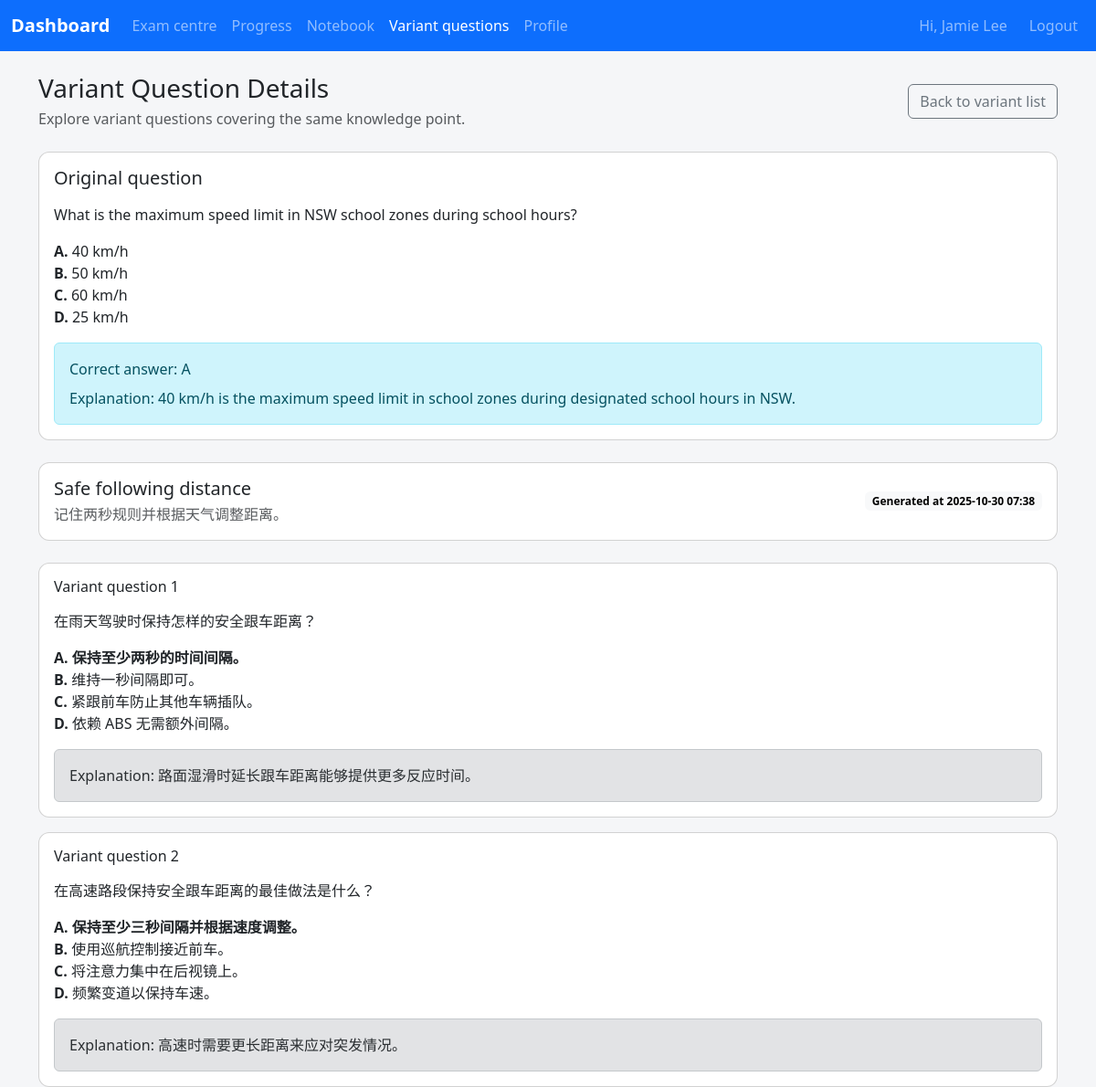
The page /student/variant?group=1 (signed in) on the database as committed earlier.
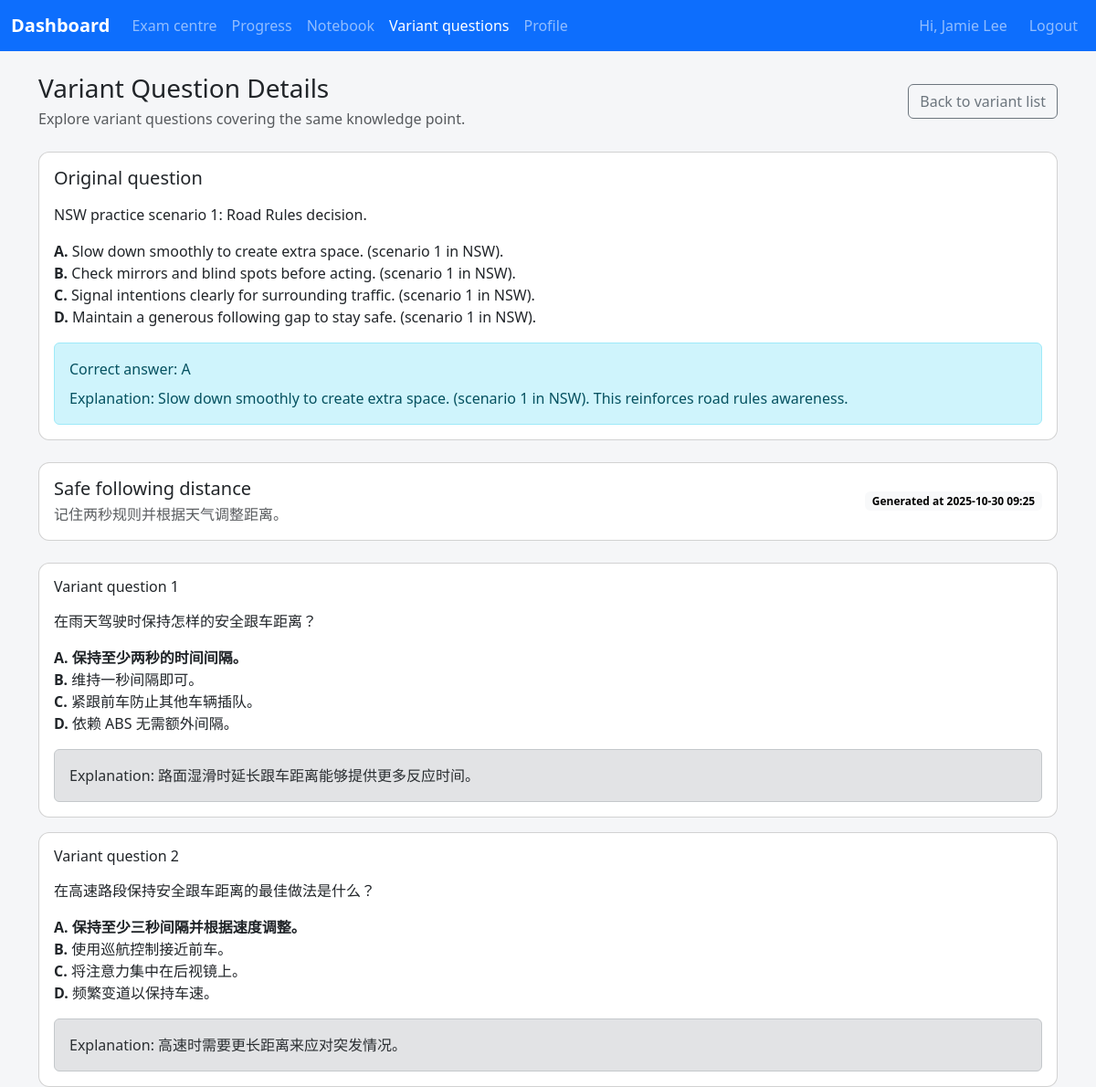
The same page on the database as committed later.
### app/models.py (models this page shows)
class Question(db.Model):
    __tablename__ = "questions"
    id = db.Column(db.Integer, primary_key=True)
    qid = db.Column(db.String(50), nullable=False)
    prompt = db.Column(db.Text, nullable=False)
    language = db.Column(db.String(20), nullable=False, default="ENGLISH")
    state_scope = db.Column(db.String(10), nullable=False, default="ALL")
    topic = db.Column(db.String(120), nullable=False, default="general")
    option_a = db.Column(db.String(255), nullable=False, default="Option A")
    option_b = db.Column(db.String(255), nullable=False, default="Option B")
    option_c = db.Column(db.String(255), nullable=False, default="Option C")
    option_d = db.Column(db.String(255), nullable=False, default="Option D")
    correct_option = db.Column(db.String(1), nullable=False, default="A")
    explanation = db.Column(db.Text, nullable=False, default="")
    image_url = db.Column(db.String(500))
    __table_args__ = (
        UniqueConstraint(
            "qid", "state_scope", "language", name="uq_question_qid_state_language"
        ),
    )

class VariantQuestionGroup(db.Model):
    __tablename__ = "variant_question_groups"
    id = db.Column(db.Integer, primary_key=True)
    student_id = db.Column(db.Integer, db.ForeignKey("students.id"), nullable=False)
    base_question_id = db.Column(db.Integer, db.ForeignKey("questions.id"), nullable=False)
    knowledge_point_name = db.Column(db.String(255), nullable=False)
    knowledge_point_summary = db.Column(db.Text, nullable=False)
    created_at = db.Column(db.DateTime, default=datetime.utcnow, nullable=False)
    student = db.relationship("Student", back_populates="variant_groups")
    base_question = db.relationship("Question")
    variants = db.relationship(
        "VariantQuestion", back_populates="group", cascade="all, delete-orphan"
    )

### app/student/routes.py (the view, shortened to what this page needs)
@student_bp.route("/variant")
@login_required
def variant():
    student = _current_student()
    if not student:
        return _redirect_non_students()
    raw_question_id = request.args.get("question")
    raw_group_id = request.args.get("group")
    question_id = None  # Question identifier extracted from the query string
    group_id = None  # Variant group identifier extracted from the query string
    try:
        question_id = int(raw_question_id) if raw_question_id else None
    except (TypeError, ValueError):
        question_id = None
    try:
        group_id = int(raw_group_id) if raw_group_id else None
    except (TypeError, ValueError):
        group_id = None
    if not question_id and not group_id:
        flash(_t("Select a question to generate variants."), "warning")
        return redirect(url_for("student.variant_list"))
    group = None  # VariantQuestionGroup to display on the page
    base_question = None  # Underlying question associated with the group
    generation_mode = False  # Flag indicating whether the page should show the form
    if group_id:
        group = (
            VariantQuestionGroup.query.options(
                joinedload(VariantQuestionGroup.base_question),
                joinedload(VariantQuestionGroup.variants),
            )
            .filter_by(id=group_id, student_id=student.id)
            .first()
        )
        if not group:
            flash(_t("We could not find that variant set."), "danger")
            return redirect(url_for("student.variant_list"))
        base_question = group.base_question
    variant_records: list[VariantQuestion] = []  # Variants to display beneath the question
    if group and not generation_mode:
        variant_records = sorted(
            (
                variant
                for variant in group.variants
                if variant.student_id == student.id
            ),
            key=lambda item: item.created_at,
        )  # Ensure variants render chronologically and are scoped to the student
    return render_template(
        "student/variant.html",
        base_question=base_question,
        group=group,
        variants=variant_records,
        generation_mode=generation_mode,
        variant_min_count=VARIANT_MIN_COUNT,
        variant_max_count=VARIANT_MAX_COUNT,
        variant_default_count=VARIANT_DEFAULT_COUNT,
    )

### app/coach/routes.py (called while the page is built, shortened)
@coach_bp.before_app_request
def _restrict_student_portal_access():
    if request.blueprint != "coach":
        return None

### app/i18n.py (called while the page is built)
def normalise_language_code(language: str | None) -> str | None:
    if not language:
        return None
    code = language.strip().upper()
    if code in SUPPORTED_LANGUAGES:
        return code
    return None

def ensure_language_code(language: str | None) -> str:
    normalised = normalise_language_code(language)
    return normalised or DEFAULT_LANGUAGE

def translate_text(text: str, language: str, **format_values: str) -> str:
    catalogue = TRANSLATIONS.get(language, {})
    translated = catalogue.get(text, text)
    if format_values:
        try:
            return translated.format(**format_values)
        except (KeyError, IndexError):
            return translated
    return translated

### app/models.py (called while the page is built)
    @property
    def is_student(self) -> bool:
        return True

### app/student/routes.py (called while the page is built)
def _current_student() -> Student | None:
    if not current_user.is_authenticated:
        return None
    student = current_user._get_current_object()
    if isinstance(student, Student):
        return student
    return None

### app/templates/student/variant.html (shortened to what the changed rows need)
{% extends "base.html" %}
{% block content %}
<div class="d-flex flex-column flex-lg-row align-items-lg-center justify-content-between gap-3 mb-4">
  <div>
    <h1 class="h3 mb-1">{{ _('Variant Question Details') }}</h1>
  </div>
</div>
{% if not base_question %}
<div class="alert alert-warning" role="alert">{{ _('Unable to locate the base question for this request.') }}</div>
{% else %}
<div class="card mb-4">
  <div class="card-body">
    <h2 class="h5 mb-3">{{ _('Original question') }}</h2>
    <p class="mb-3">{{ base_question.prompt|safe }}</p>
    <ul class="list-unstyled">
      <li><strong>A.</strong> {{ base_question.option_a }}</li>
      <li><strong>B.</strong> {{ base_question.option_b }}</li>
      <li><strong>C.</strong> {{ base_question.option_c }}</li>
      <li><strong>D.</strong> {{ base_question.option_d }}</li>
    </ul>
    <div class="alert alert-info mb-0">
      <div>{{ _('Correct answer') }}: {{ base_question.correct_option }}</div>
      {% if base_question.explanation %}
      <div class="mt-2">{{ _('Explanation') }}: {{ base_question.explanation|safe }}</div>
      {% endif %}
    </div>
  </div>
</div>
{% if generation_mode %}
<div class="card">
  <div class="card-body">
    <h2 class="h5 mb-3">{{ _('Generate variant questions by AI') }}</h2>
    <p class="text-muted">{{ _('Select how many variants you need and let the AI draft them for you.') }}</p>
    <form
      id="variant-generate-form"
      class="row g-3"
      method="post"
      action="{{ url_for('student.variant_generate') }}"
      data-generate-url="{{ url_for('student.variant_generate') }}"
      data-question-id="{{ base_question.id }}"
    >
      <input type="hidden" name="questionId" value="{{ base_question.id }}">
      <div class="col-sm-4 col-md-3">
        <label for="variant_count" class="form-label">{{ _('Variants to generate') }}</label>
        <input
          type="number"
          id="variant_count"
          name="variantCount"
          class="form-control"
          value="{{ variant_default_count }}"
          min="{{ variant_min_count }}"
          max="{{ variant_max_count }}"
          required
        >
        <div class="form-text">
          {{ _('Allowed range') }}: {{ variant_min_count }}-{{ variant_max_count }}
        </div>
      </div>
      <div class="col-12">
        <button type="submit" class="btn btn-lg btn-primary" id="variant-generate-submit">
          {{ _('Generate variants') }}
        </button>
      </div>
    </form>
  </div>
</div>
{% elif group %}
<div class="card mb-4">
  <div class="card-body">
    <div class="d-flex flex-column flex-md-row align-items-md-center justify-content-between gap-3">
      <div>
        <h2 class="h5 mb-1">{{ group.knowledge_point_name }}</h2>
        <p class="text-muted mb-0">{{ group.knowledge_point_summary }}</p>
      </div>
      <span class="badge text-bg-light">{{ _('Generated at') }} {{ group.created_at.strftime('%Y-%m-%d %H:%M') }}</span>
    </div>
  </div>
</div>
{% if variants %}
<div class="row g-3">
  {% for variant in variants %}
  <div class="col-12">
    <div class="card h-100">
      <div class="card-body">
        <h3 class="h6 mb-3">{{ _('Variant question') }} {{ loop.index }}</h3>
        <p class="mb-3">{{ variant.prompt|safe }}</p>
        <ul class="list-unstyled mb-3">
          <li {% if variant.correct_option == 'A' %}class="fw-semibold"{% endif %}><strong>A.</strong> {{ variant.option_a }}</li>
          <li {% if variant.correct_option == 'B' %}class="fw-semibold"{% endif %}><strong>B.</strong> {{ variant.option_b }}</li>
          <li {% if variant.correct_option == 'C' %}class="fw-semibold"{% endif %}><strong>C.</strong> {{ variant.option_c }}</li>
          <li {% if variant.correct_option == 'D' %}class="fw-semibold"{% endif %}><strong>D.</strong> {{ variant.option_d }}</li>
        </ul>
        {% if variant.explanation %}
        <div class="alert alert-secondary mb-0">{{ _('Explanation') }}: {{ variant.explanation|safe }}</div>
        {% endif %}
      </div>
    </div>
  </div>
  {% endfor %}
</div>
{% else %}
<div class="alert alert-info" role="alert">
  {{ _('This variant set has no questions yet.') }}
</div>
{% endif %}
{% endif %}
{% endif %}
{% endblock %}

Rows that differ between the two databases and show on the page:
changed Question: prompt "What is the maximum speed limit in NSW school zones during school hours?" → "NSW practice scenario 1: Road Rules decision."; option_a "40 km/h" → "Slow down smoothly to create extra space. (scenario 1 in NSW)."; option_b "50 km/h" → "Check mirrors and blind spots before acting. (scenario 1 in NSW)."; option_c "60 km/h" → "Signal intentions clearly for surrounding traffic. (scenario 1 in NSW)."; option_d "25 km/h" → "Maintain a generous following gap to stay safe. (scenario 1 in NSW)."; explanation "40 km/h is the maximum speed limit in school zones during designated school hours in NSW." → "Slow down smoothly to create extra space. (scenario 1 in NSW). This reinforces road rules awareness."
changed VariantQuestionGroup "Safe following distance": created_at "2025-10-30 07:38" → "2025-10-30 09:25"
